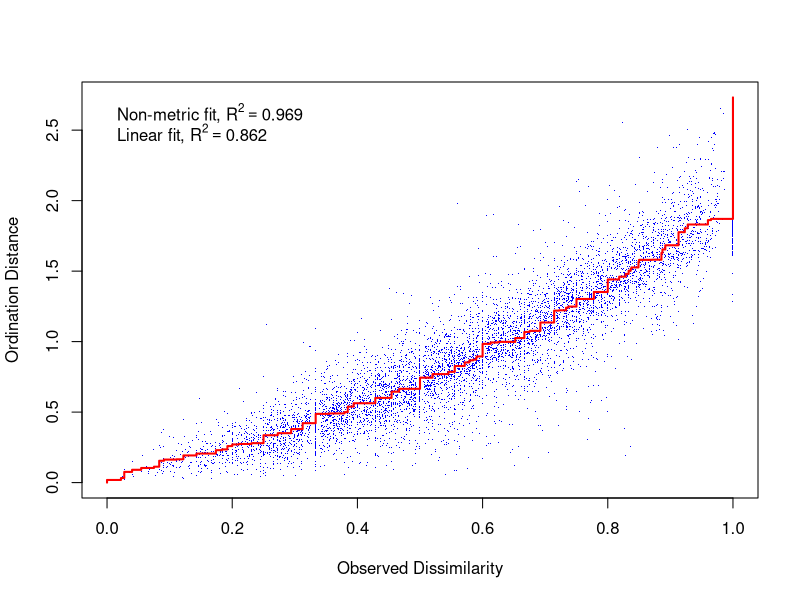
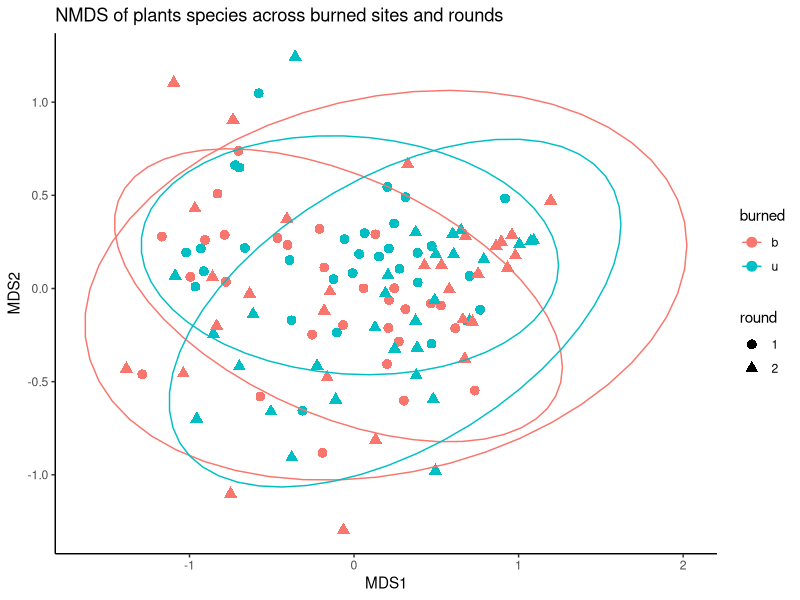
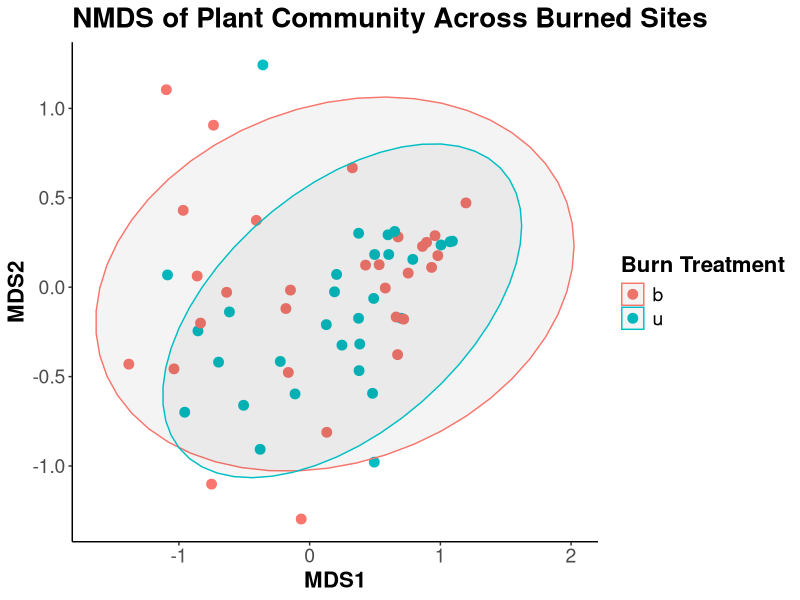
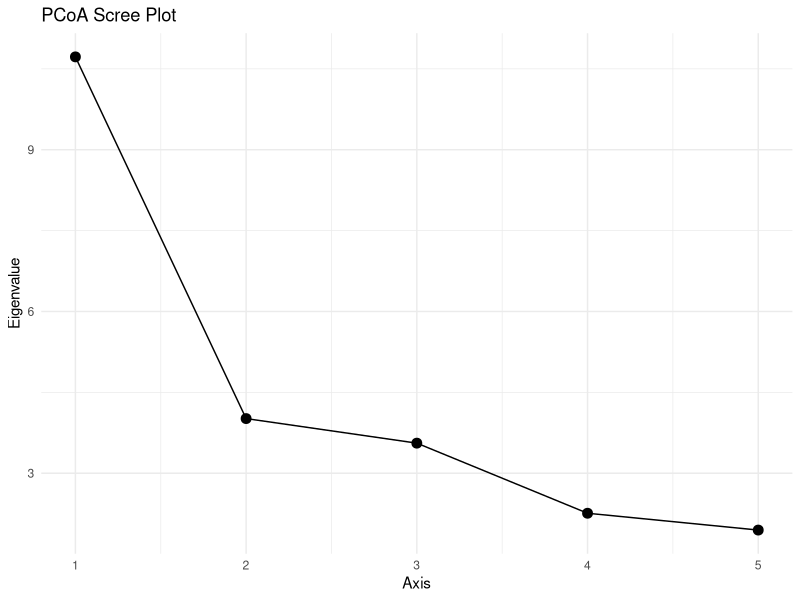
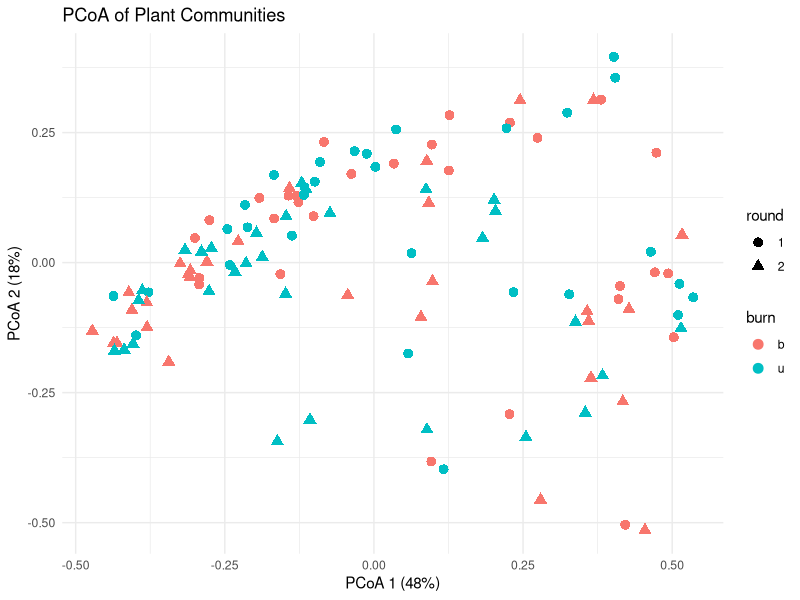
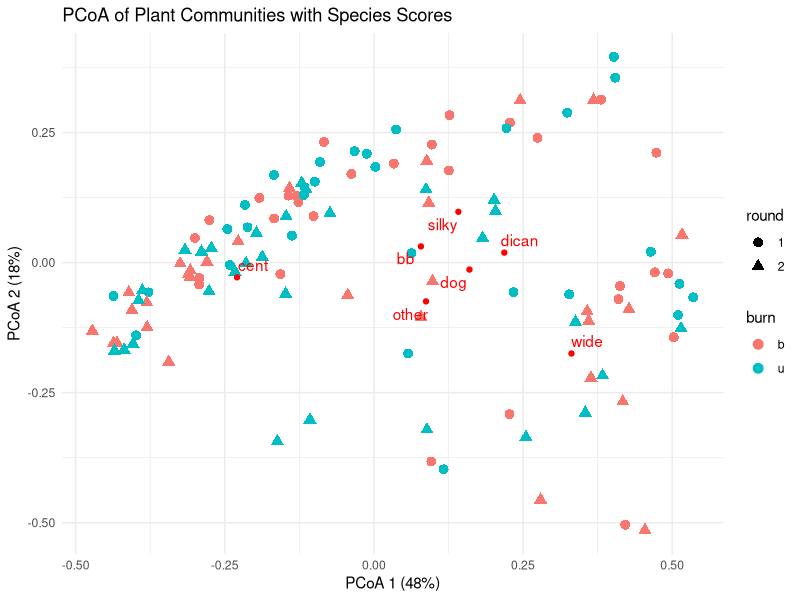
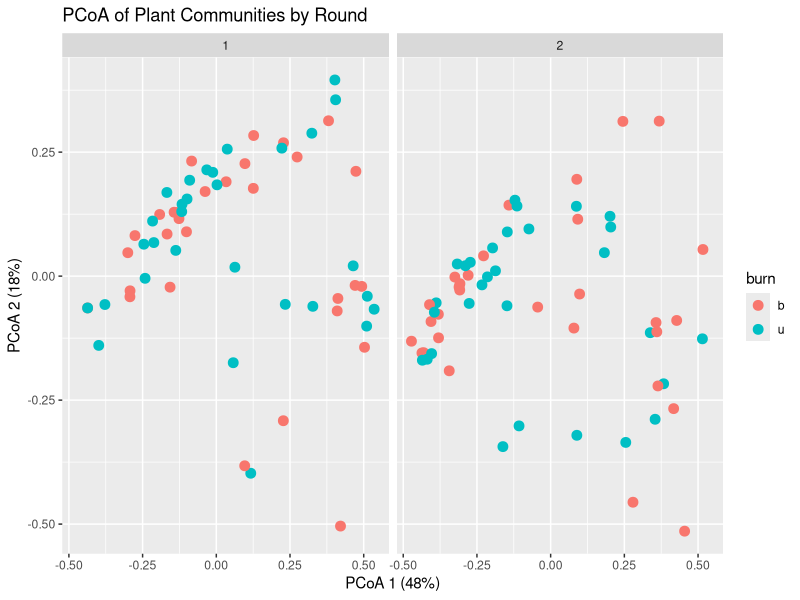
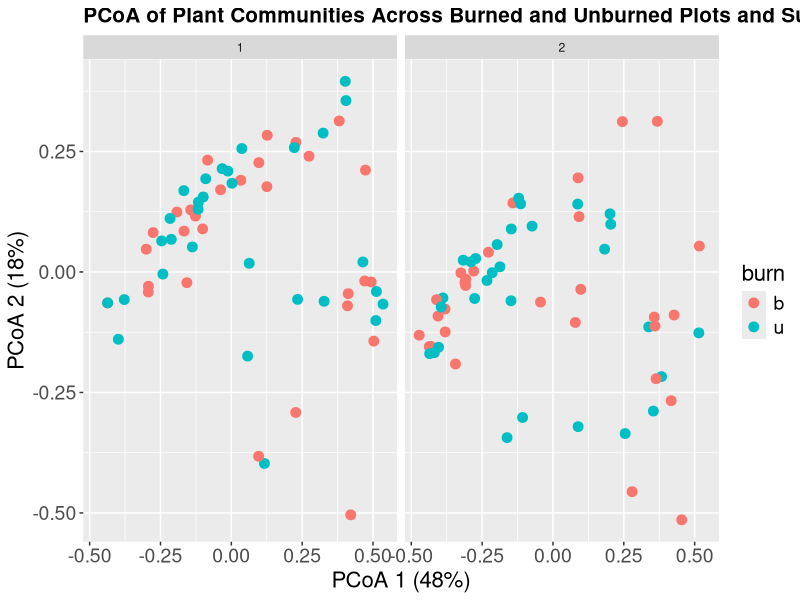

Generate these figures, in order, with R: (Note: this script raises an error after producing the figures.)
#---- SETUP ----

rm(list = ls())

# packages 

library(vegan)
library(dplyr)
library(tidyr)
library(ggplot2)
library(ggrepel)
library(grid)
library(ca)
library(stringr)

# loading data 

ra <- read.csv("plants_summ25_relativeabundance_fixed.csv")

## ---- Data Exploration ----

str(ra)

# check for typos 

unique(ra$plant)

##---- Long Format ----

# create forb and grass, and clean data 

ra <- ra %>% 
  mutate(plant = str_trim(plant)) %>% 
  mutate(
    veg = case_when(
      plant %in% c("wide", "cent", "dican", "bb") ~ "grass",
      plant %in% c("silky", "dog", "other") ~ "forb")) %>% 
  select(-c(notes, bare)) %>% 
  filter(plant != "")

count(ra, plant, veg) #make sure all species are there 

##---- Wide Format ---- 

wide_ra <- ra %>% 
  pivot_wider(
    id_cols = c(cage, b_u, round),
    names_from = plant,
    values_from = perc
  )

wide_ra

#---- NMDS -----

##---- Create Dissimilarity Matrix ----

vegra <- wide_ra %>% 
  select(-c(b_u, cage, round))

radist <- vegdist(vegra, "bray")

nmdsra <- metaMDS(radist, k = 2, trace = T)
nmdsra

#or nmdsra <- metaMDS(vegra, distance = "bray", k = 2, trymax = 200)

stressplot(nmdsra)

# grouping variables 

# NMDS with ggplot 

data.scores <- as.data.frame(nmdsra$points) # axes 
data.scores$burned <- wide_ra$b_u
data.scores$cage <- wide_ra$cage
data.scores$round <- factor(wide_ra$round)

str(data.scores) #making sure round is categorical

##---- Ploting NMDS ----

# plot nmds with burn vs. unburn and round 1 & round 2

ggplot(data.scores, aes (x = MDS1, y = MDS2, color = burned, shape = round)) + 
  geom_point(size = 3) + 
  stat_ellipse() + 
  labs(title = "NMDS of plants species across burned sites and rounds") + 
  theme_classic()

# simplified, no rounds

ggplot(data.scores %>% 
         filter(round == 2),
       aes(x = MDS1, y = MDS2)) +
  geom_point(aes(color = burned), size = 3) +
  stat_ellipse(aes(color = burned), alpha = 0.05, geom = "polygon") +
  theme_classic() +
  labs(title = "NMDS of Plant Community Across Burned Sites",
       color = "Burn Treatment") +
  theme(
    plot.title = element_text(size = 20, face = "bold"),
    axis.title = element_text(size = 16, face = "bold"),
    axis.text = element_text(size = 14),
    legend.title = element_text(size = 16, face = "bold"),
    legend.text = element_text(size = 14)
  )


#---- PCoA ----

# species-only matrix 
# vegra <- wide_ra %>% select(-c(cage, burn, round))

vegdist_ra <- vegdist(vegra, "bray")
vegdist_ra

# dissimilarity matrix 

cmd_ra <- cmdscale(vegdist_ra, k = 5, eig = TRUE)
cmd_ra

# extract eigenvalues 

eigenvalues <- cmd_ra$eig[1:5]
propVar <- eigenvalues / sum(eigenvalues)
cumVar <- cumsum(propVar)

PCoA_Table <- tibble(
  Axis = 1:5,
  Eigenvalue = eigenvalues,
  Proportion = propVar,
  Cumulative = cumVar
)

print(PCoA_Table)

# scree plot 

ggplot(PCoA_Table, aes(x = Axis, y = Eigenvalue)) +
  geom_point(size = 3) +
  geom_line() +
  labs(title = "PCoA Scree Plot",
       x = "Axis",
       y = "Eigenvalue") +
  theme_minimal()

# create scores 

scores_df <- as.data.frame(cmd_ra$points[, 1:2])
scores_df$cage <- wide_ra$cage
scores_df$burn <- wide_ra$b_u
scores_df$round <- factor(wide_ra$round)   # round as factor

##---- Plotting PCoA ----

# plot PCoA with treatment and rounds

ggplot(scores_df, aes(x = V1, y = V2,
                      color = burn,
                      shape = round)) +
  geom_point(size = 3) +
  labs(
    title = "PCoA of Plant Communities",
    x = paste0("PCoA 1 (", round(propVar[1] * 100), "%)"),
    y = paste0("PCoA 2 (", round(propVar[2] * 100), "%)")
  ) +
  theme_minimal()

# species scores 

species_ra <- wascores(cmd_ra$points[, 1:2], vegra)
species_df <- as.data.frame(species_ra)
species_df$species <- rownames(species_df)

# plot with plant species names

ggplot() +
  geom_point(data = scores_df, aes(x = V1, y = V2, color = burn, shape = round), size = 3) +
  geom_point(data = species_df, aes(x = V1, y = V2), color = "red") +
  geom_text_repel(data = species_df, aes(x = V1, y = V2, label = species), color = "red") +
  labs(
    title = "PCoA of Plant Communities with Species Scores",
    x = paste0("PCoA 1 (", round(propVar[1] * 100), "%)"),
    y = paste0("PCoA 2 (", round(propVar[2] * 100), "%)")
  ) +
  theme_minimal()

# facet-wrap of PCoA by round

ggplot(scores_df, aes(x = V1, y = V2, color = burn)) +
  geom_point(size = 3) +
  labs(
    title = "PCoA of Plant Communities by Round",
    x = paste0("PCoA 1 (", round(propVar[1] * 100), "%)"),
    y = paste0("PCoA 2 (", round(propVar[2] * 100), "%)")
  ) +
  facet_wrap(~ round) 

ggplot(scores_df, aes(x = V1, y = V2, color = burn)) +
  geom_point(size = 3) +
  facet_wrap(~ round) +
  labs(
    title = "PCoA of Plant Communities Across Burned and Unburned Plots and Survey Rounds",
    x = paste0("PCoA 1 (", round(propVar[1] * 100), "%)"),
    y = paste0("PCoA 2 (", round(propVar[2] * 100), "%)")
  ) +
  theme(
    plot.title = element_text(size = 15, face = "bold"),
    axis.title = element_text(size = 16),
    axis.text = element_text(size = 14),
    legend.title = element_text(size = 16),
    legend.text = element_text(size = 14)
  )


## ggplot with convex hulls OF NMDS !!!

hulls <- data.scores %>% 
  group_by(burned) %>% 
  slice(chull(MDS1, MDS2))

# plot with convex hulls

ggplot(data.scores, aes(x = MDS1, y = MDS2, color = burned)) +
  geom_polygon(data = hulls, aes(fill = burned, group = burned), alpha = 0.15, color = NA) +
  geom_point(size = 2) +
  theme_minimal() +
  labs(title = "NMDS of Plant Communities by Burn Treatment") +
  scale_color_manual(values = c("b" = "tomato3", "u" = "seagreen")) +
  scale_fill_manual(values = c("b" = "tomato3", "u" = "seagreen"))

#---- PERMANOVA ---- 

# bray curtis distance using your species matrix (vegra)

dis_traits <- vegdist(vegra, "bray")

# permanova testing burned vs unburned

set.seed(11)
perm_traits_burn <- adonis2(dis_traits ~ data.scores$burned,
                       permutations = 1000)

# view results

perm_traits_burn

# histogram of permuted F values

F_df <- data.frame(F_perm = permustats(perm_traits)$permutations)

ggplot(F_df, aes(x = F_perm)) +
  geom_histogram(bins = 30, fill = "steelblue", color = "white") +
  geom_vline(xintercept = perm_traits$F[1], color = "red", linewidth = 1.2) +
  labs(title = "Histogram of F statistics", x = "F", y = "Frequency") +
  theme_minimal()

# ---- TWO-WAY PERMANOVA ---- 

# make sure round is a factor
data.scores$round <- factor(data.scores$round)

# bray-curtis distance
dis_traits <- vegdist(vegra, "bray")

# run permanova with burn, round, and their interaction
set.seed(11)
perm_traits_2 <- adonis2(dis_traits ~ burned + round + burned:round,
                       data = data.scores, permutations = 1000,
                       by = "terms")

# view 2WAY-PERMANOVA results
perm_traits_2

# testing homogeneity of dispersion 

# test dispersion for burned
disp_burn <- betadisper(dis_traits, data.scores$burned)
permutest(disp_burn)

# test dispersion for round
disp_round <- betadisper(dis_traits, data.scores$round)
permutest(disp_round)

#---- GRASS VS. FORB DOMINANCE (just for visualization) ----

# define grass and forb species
grass_species <- c("wide", "cent", "dican", "bb")
forb_species  <- c("silky", "dog", "other")

# calculate total grass and forb abundance per cage
wide_ra_dom <- wide_ra %>% 
  mutate(
    grass_total  = rowSums(across(all_of(grass_species)),  na.rm = TRUE),
    forb_total   = rowSums(across(all_of(forb_species)),   na.rm = TRUE),
    total_abund  = grass_total + forb_total,
    grass_percent = grass_total / total_abund
  )

# classify dominance: >50% grass cover = grass dominant
wide_ra_dom <- wide_ra_dom %>% 
  mutate(
    dominance = ifelse(grass_percent > 0.5, "grass_dom", "forb_dom")
  )

wide_ra_dom$dominance <- factor(wide_ra_dom$dominance)

# add dominance to NMDS scores for plotting only
data.scores$dominance <- wide_ra_dom$dominance

# compute convex hulls for burn × dominance groups
hulls_dom <- data.scores %>% 
  group_by(burned, dominance) %>% 
  slice(chull(MDS1, MDS2))

# NMDS plot with dominance groups
ggplot(data.scores, aes(x = MDS1, y = MDS2)) +
  geom_polygon(
    data = hulls_dom,
    aes(fill = dominance, color = burned, 
        group = interaction(burned, dominance)),
    alpha = 0.15
  ) +
  geom_point(aes(color = burned, shape = dominance), size = 3) +
  theme_bw() +
  labs(title = "NMDS of Plant Communities: Grass vs Forb Dominance × Burn Treatment")
